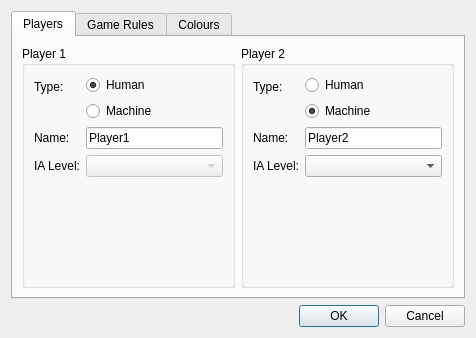
<?xml version="1.0" encoding="UTF-8"?>
<ui version="4.0">
 <class>SessionDialog</class>
 <widget class="QDialog" name="SessionDialog">
  <property name="windowModality">
   <enum>Qt::ApplicationModal</enum>
  </property>
  <property name="geometry">
   <rect>
    <x>0</x>
    <y>0</y>
    <width>476</width>
    <height>338</height>
   </rect>
  </property>
  <property name="sizePolicy">
   <sizepolicy hsizetype="Minimum" vsizetype="Minimum">
    <horstretch>0</horstretch>
    <verstretch>0</verstretch>
   </sizepolicy>
  </property>
  <property name="windowTitle">
   <string>TicTacToeFromHell Settings</string>
  </property>
  <property name="windowIcon">
   <iconset resource="Icons.qrc">
    <normaloff>:/main/tttfh.png</normaloff>:/main/tttfh.png</iconset>
  </property>
  <layout class="QVBoxLayout" name="verticalLayout_6">
   <item>
    <widget class="QTabWidget" name="tabWidget">
     <property name="currentIndex">
      <number>0</number>
     </property>
     <widget class="QWidget" name="tab">
      <attribute name="title">
       <string>Players</string>
      </attribute>
      <layout class="QHBoxLayout" name="horizontalLayout_2">
       <item>
        <widget class="QGroupBox" name="groupBox">
         <property name="title">
          <string>Player 1</string>
         </property>
         <property name="flat">
          <bool>false</bool>
         </property>
         <property name="checkable">
          <bool>false</bool>
         </property>
         <layout class="QFormLayout" name="formLayout">
          <item row="0" column="0">
           <widget class="QLabel" name="label">
            <property name="text">
             <string>Type:</string>
            </property>
           </widget>
          </item>
          <item row="0" column="1">
           <layout class="QVBoxLayout" name="verticalLayout">
            <item>
             <widget class="QRadioButton" name="humanRadio1">
              <property name="text">
               <string>Human</string>
              </property>
              <property name="icon">
               <iconset resource="Icons.qrc">
                <normaloff>:/main/HUMAN.png</normaloff>:/main/HUMAN.png</iconset>
              </property>
              <property name="iconSize">
               <size>
                <width>32</width>
                <height>32</height>
               </size>
              </property>
              <property name="checked">
               <bool>true</bool>
              </property>
             </widget>
            </item>
            <item>
             <widget class="QRadioButton" name="machineRadio1">
              <property name="text">
               <string>Machine</string>
              </property>
              <property name="icon">
               <iconset resource="Icons.qrc">
                <normaloff>:/main/MACHINE.png</normaloff>:/main/MACHINE.png</iconset>
              </property>
              <property name="iconSize">
               <size>
                <width>32</width>
                <height>32</height>
               </size>
              </property>
             </widget>
            </item>
           </layout>
          </item>
          <item row="1" column="0">
           <widget class="QLabel" name="label_3">
            <property name="text">
             <string>Name:</string>
            </property>
           </widget>
          </item>
          <item row="1" column="1">
           <widget class="QLineEdit" name="player1Name">
            <property name="text">
             <string>Player1</string>
            </property>
           </widget>
          </item>
          <item row="2" column="0">
           <widget class="QLabel" name="label_6">
            <property name="text">
             <string>IA Level:</string>
            </property>
           </widget>
          </item>
          <item row="2" column="1">
           <widget class="QComboBox" name="diffCombo1">
            <property name="enabled">
             <bool>false</bool>
            </property>
           </widget>
          </item>
         </layout>
        </widget>
       </item>
       <item>
        <widget class="QGroupBox" name="groupBox_2">
         <property name="title">
          <string>Player 2</string>
         </property>
         <layout class="QFormLayout" name="formLayout_2">
          <item row="0" column="0">
           <widget class="QLabel" name="label_2">
            <property name="text">
             <string>Type:</string>
            </property>
           </widget>
          </item>
          <item row="0" column="1">
           <layout class="QVBoxLayout" name="verticalLayout_3">
            <item>
             <widget class="QRadioButton" name="humanRadio2">
              <property name="text">
               <string>Human</string>
              </property>
              <property name="icon">
               <iconset resource="Icons.qrc">
                <normaloff>:/main/HUMAN.png</normaloff>:/main/HUMAN.png</iconset>
              </property>
              <property name="iconSize">
               <size>
                <width>32</width>
                <height>32</height>
               </size>
              </property>
             </widget>
            </item>
            <item>
             <widget class="QRadioButton" name="machineRadio2">
              <property name="text">
               <string>Machine</string>
              </property>
              <property name="icon">
               <iconset resource="Icons.qrc">
                <normaloff>:/main/MACHINE.png</normaloff>:/main/MACHINE.png</iconset>
              </property>
              <property name="iconSize">
               <size>
                <width>32</width>
                <height>32</height>
               </size>
              </property>
              <property name="checked">
               <bool>true</bool>
              </property>
             </widget>
            </item>
           </layout>
          </item>
          <item row="1" column="0">
           <widget class="QLabel" name="label_4">
            <property name="text">
             <string>Name:</string>
            </property>
           </widget>
          </item>
          <item row="1" column="1">
           <widget class="QLineEdit" name="player2Name">
            <property name="text">
             <string>Player2</string>
            </property>
           </widget>
          </item>
          <item row="2" column="0">
           <widget class="QLabel" name="label_7">
            <property name="text">
             <string>IA Level:</string>
            </property>
           </widget>
          </item>
          <item row="2" column="1">
           <widget class="QComboBox" name="diffCombo2">
            <property name="editable">
             <bool>false</bool>
            </property>
           </widget>
          </item>
         </layout>
        </widget>
       </item>
      </layout>
     </widget>
     <widget class="QWidget" name="tab_3">
      <attribute name="title">
       <string>Game Rules</string>
      </attribute>
      <layout class="QHBoxLayout" name="horizontalLayout_3">
       <item>
        <widget class="QTabWidget" name="tabWidget_2">
         <property name="layoutDirection">
          <enum>Qt::LeftToRight</enum>
         </property>
         <property name="tabPosition">
          <enum>QTabWidget::West</enum>
         </property>
         <property name="currentIndex">
          <number>0</number>
         </property>
         <widget class="QWidget" name="tab_4">
          <attribute name="title">
           <string>Quick</string>
          </attribute>
          <layout class="QVBoxLayout" name="verticalLayout_11">
           <item>
            <widget class="QRadioButton" name="g3x3">
             <property name="font">
              <font>
               <pointsize>20</pointsize>
              </font>
             </property>
             <property name="text">
              <string>3x3 (3 to win)</string>
             </property>
             <property name="checked">
              <bool>true</bool>
             </property>
            </widget>
           </item>
           <item>
            <widget class="QRadioButton" name="g5x5">
             <property name="font">
              <font>
               <pointsize>20</pointsize>
              </font>
             </property>
             <property name="text">
              <string>5x5 (3 to win)</string>
             </property>
            </widget>
           </item>
           <item>
            <widget class="QRadioButton" name="g7x7">
             <property name="font">
              <font>
               <pointsize>20</pointsize>
              </font>
             </property>
             <property name="text">
              <string>7x7 (5 to win)</string>
             </property>
            </widget>
           </item>
           <item>
            <widget class="QRadioButton" name="g9x9">
             <property name="font">
              <font>
               <pointsize>20</pointsize>
              </font>
             </property>
             <property name="text">
              <string>9x9 (6 to win)</string>
             </property>
            </widget>
           </item>
           <item>
            <widget class="QRadioButton" name="customRadio">
             <property name="enabled">
              <bool>false</bool>
             </property>
             <property name="font">
              <font>
               <pointsize>20</pointsize>
              </font>
             </property>
             <property name="text">
              <string>Custom</string>
             </property>
            </widget>
           </item>
          </layout>
         </widget>
         <widget class="QWidget" name="tab_5">
          <attribute name="title">
           <string>Advanced</string>
          </attribute>
          <layout class="QHBoxLayout" name="horizontalLayout">
           <item>
            <widget class="QGroupBox" name="groupBox_3">
             <property name="title">
              <string>Grid Size</string>
             </property>
             <layout class="QVBoxLayout" name="verticalLayout_7">
              <item>
               <layout class="QVBoxLayout" name="verticalLayout_5">
                <item>
                 <widget class="QLCDNumber" name="lcdNumber">
                  <property name="frameShape">
                   <enum>QFrame::Box</enum>
                  </property>
                  <property name="numDigits">
                   <number>1</number>
                  </property>
                  <property name="segmentStyle">
                   <enum>QLCDNumber::Filled</enum>
                  </property>
                  <property name="intValue" stdset="0">
                   <number>3</number>
                  </property>
                 </widget>
                </item>
                <item>
                 <widget class="QSlider" name="gridSize">
                  <property name="minimum">
                   <number>3</number>
                  </property>
                  <property name="maximum">
                   <number>9</number>
                  </property>
                  <property name="singleStep">
                   <number>0</number>
                  </property>
                  <property name="pageStep">
                   <number>0</number>
                  </property>
                  <property name="orientation">
                   <enum>Qt::Horizontal</enum>
                  </property>
                  <property name="tickPosition">
                   <enum>QSlider::TicksBothSides</enum>
                  </property>
                  <property name="tickInterval">
                   <number>1</number>
                  </property>
                 </widget>
                </item>
               </layout>
              </item>
             </layout>
            </widget>
           </item>
           <item>
            <widget class="QGroupBox" name="groupBox_4">
             <property name="title">
              <string>Winning size</string>
             </property>
             <layout class="QVBoxLayout" name="verticalLayout_8">
              <item>
               <layout class="QVBoxLayout" name="verticalLayout_4">
                <item>
                 <widget class="QLCDNumber" name="lcdNumber_2">
                  <property name="numDigits">
                   <number>1</number>
                  </property>
                  <property name="segmentStyle">
                   <enum>QLCDNumber::Filled</enum>
                  </property>
                  <property name="intValue" stdset="0">
                   <number>3</number>
                  </property>
                 </widget>
                </item>
                <item>
                 <widget class="QSlider" name="gridWin">
                  <property name="minimum">
                   <number>3</number>
                  </property>
                  <property name="maximum">
                   <number>3</number>
                  </property>
                  <property name="singleStep">
                   <number>0</number>
                  </property>
                  <property name="pageStep">
                   <number>0</number>
                  </property>
                  <property name="orientation">
                   <enum>Qt::Horizontal</enum>
                  </property>
                  <property name="tickPosition">
                   <enum>QSlider::TicksBothSides</enum>
                  </property>
                  <property name="tickInterval">
                   <number>1</number>
                  </property>
                 </widget>
                </item>
               </layout>
              </item>
             </layout>
            </widget>
           </item>
          </layout>
         </widget>
        </widget>
       </item>
       <item>
        <widget class="QGroupBox" name="groupBox_5">
         <property name="title">
          <string>Number of Sets</string>
         </property>
         <layout class="QVBoxLayout" name="verticalLayout_10">
          <item>
           <layout class="QVBoxLayout" name="verticalLayout_9">
            <item>
             <widget class="QLCDNumber" name="lcdNumber_3">
              <property name="numDigits">
               <number>1</number>
              </property>
              <property name="segmentStyle">
               <enum>QLCDNumber::Filled</enum>
              </property>
              <property name="intValue" stdset="0">
               <number>3</number>
              </property>
             </widget>
            </item>
            <item>
             <widget class="QSlider" name="setsSize">
              <property name="minimum">
               <number>3</number>
              </property>
              <property name="maximum">
               <number>9</number>
              </property>
              <property name="singleStep">
               <number>2</number>
              </property>
              <property name="pageStep">
               <number>2</number>
              </property>
              <property name="tracking">
               <bool>true</bool>
              </property>
              <property name="orientation">
               <enum>Qt::Horizontal</enum>
              </property>
              <property name="tickPosition">
               <enum>QSlider::TicksBothSides</enum>
              </property>
              <property name="tickInterval">
               <number>2</number>
              </property>
             </widget>
            </item>
           </layout>
          </item>
         </layout>
        </widget>
       </item>
      </layout>
     </widget>
     <widget class="QWidget" name="tab_2">
      <attribute name="title">
       <string>Colours</string>
      </attribute>
      <layout class="QGridLayout" name="gridLayout_3">
       <item row="0" column="0">
        <widget class="QLabel" name="label_9">
         <property name="text">
          <string>Player 1 Pen Colour:</string>
         </property>
         <property name="alignment">
          <set>Qt::AlignRight|Qt::AlignTrailing|Qt::AlignVCenter</set>
         </property>
        </widget>
       </item>
       <item row="0" column="1">
        <widget class="QtColorPicker" name="pen1color"/>
       </item>
       <item row="1" column="0">
        <widget class="QLabel" name="label_10">
         <property name="text">
          <string>Player 2 Pen Colour:</string>
         </property>
         <property name="alignment">
          <set>Qt::AlignRight|Qt::AlignTrailing|Qt::AlignVCenter</set>
         </property>
        </widget>
       </item>
       <item row="1" column="1">
        <widget class="QtColorPicker" name="pen2color"/>
       </item>
       <item row="2" column="0">
        <widget class="QLabel" name="label_13">
         <property name="text">
          <string>Winning Colour:</string>
         </property>
         <property name="alignment">
          <set>Qt::AlignRight|Qt::AlignTrailing|Qt::AlignVCenter</set>
         </property>
        </widget>
       </item>
       <item row="2" column="1">
        <widget class="QtColorPicker" name="wincolor"/>
       </item>
       <item row="3" column="0">
        <widget class="QLabel" name="label_11">
         <property name="text">
          <string>Grid Colour:</string>
         </property>
         <property name="alignment">
          <set>Qt::AlignRight|Qt::AlignTrailing|Qt::AlignVCenter</set>
         </property>
        </widget>
       </item>
       <item row="3" column="1">
        <widget class="QtColorPicker" name="gridcolor"/>
       </item>
      </layout>
     </widget>
    </widget>
   </item>
   <item>
    <widget class="QDialogButtonBox" name="buttonBox">
     <property name="orientation">
      <enum>Qt::Horizontal</enum>
     </property>
     <property name="standardButtons">
      <set>QDialogButtonBox::Cancel|QDialogButtonBox::Ok</set>
     </property>
    </widget>
   </item>
  </layout>
 </widget>
 <customwidgets>
  <customwidget>
   <class>QtColorPicker</class>
   <extends>QPushButton</extends>
   <header>qtcolorpicker.h</header>
  </customwidget>
 </customwidgets>
 <resources>
  <include location="Icons.qrc"/>
 </resources>
 <connections>
  <connection>
   <sender>buttonBox</sender>
   <signal>accepted()</signal>
   <receiver>SessionDialog</receiver>
   <slot>accept()</slot>
   <hints>
    <hint type="sourcelabel">
     <x>248</x>
     <y>254</y>
    </hint>
    <hint type="destinationlabel">
     <x>157</x>
     <y>274</y>
    </hint>
   </hints>
  </connection>
  <connection>
   <sender>buttonBox</sender>
   <signal>rejected()</signal>
   <receiver>SessionDialog</receiver>
   <slot>reject()</slot>
   <hints>
    <hint type="sourcelabel">
     <x>316</x>
     <y>260</y>
    </hint>
    <hint type="destinationlabel">
     <x>286</x>
     <y>274</y>
    </hint>
   </hints>
  </connection>
  <connection>
   <sender>humanRadio1</sender>
   <signal>toggled(bool)</signal>
   <receiver>diffCombo1</receiver>
   <slot>setDisabled(bool)</slot>
   <hints>
    <hint type="sourcelabel">
     <x>131</x>
     <y>47</y>
    </hint>
    <hint type="destinationlabel">
     <x>131</x>
     <y>128</y>
    </hint>
   </hints>
  </connection>
  <connection>
   <sender>humanRadio2</sender>
   <signal>toggled(bool)</signal>
   <receiver>diffCombo2</receiver>
   <slot>setDisabled(bool)</slot>
   <hints>
    <hint type="sourcelabel">
     <x>335</x>
     <y>47</y>
    </hint>
    <hint type="destinationlabel">
     <x>335</x>
     <y>128</y>
    </hint>
   </hints>
  </connection>
  <connection>
   <sender>gridSize</sender>
   <signal>valueChanged(int)</signal>
   <receiver>lcdNumber</receiver>
   <slot>display(int)</slot>
   <hints>
    <hint type="sourcelabel">
     <x>290</x>
     <y>86</y>
    </hint>
    <hint type="destinationlabel">
     <x>138</x>
     <y>86</y>
    </hint>
   </hints>
  </connection>
  <connection>
   <sender>gridWin</sender>
   <signal>valueChanged(int)</signal>
   <receiver>lcdNumber_2</receiver>
   <slot>display(int)</slot>
   <hints>
    <hint type="sourcelabel">
     <x>290</x>
     <y>183</y>
    </hint>
    <hint type="destinationlabel">
     <x>138</x>
     <y>183</y>
    </hint>
   </hints>
  </connection>
  <connection>
   <sender>setsSize</sender>
   <signal>valueChanged(int)</signal>
   <receiver>lcdNumber_3</receiver>
   <slot>display(int)</slot>
   <hints>
    <hint type="sourcelabel">
     <x>341</x>
     <y>206</y>
    </hint>
    <hint type="destinationlabel">
     <x>341</x>
     <y>127</y>
    </hint>
   </hints>
  </connection>
 </connections>
</ui>
